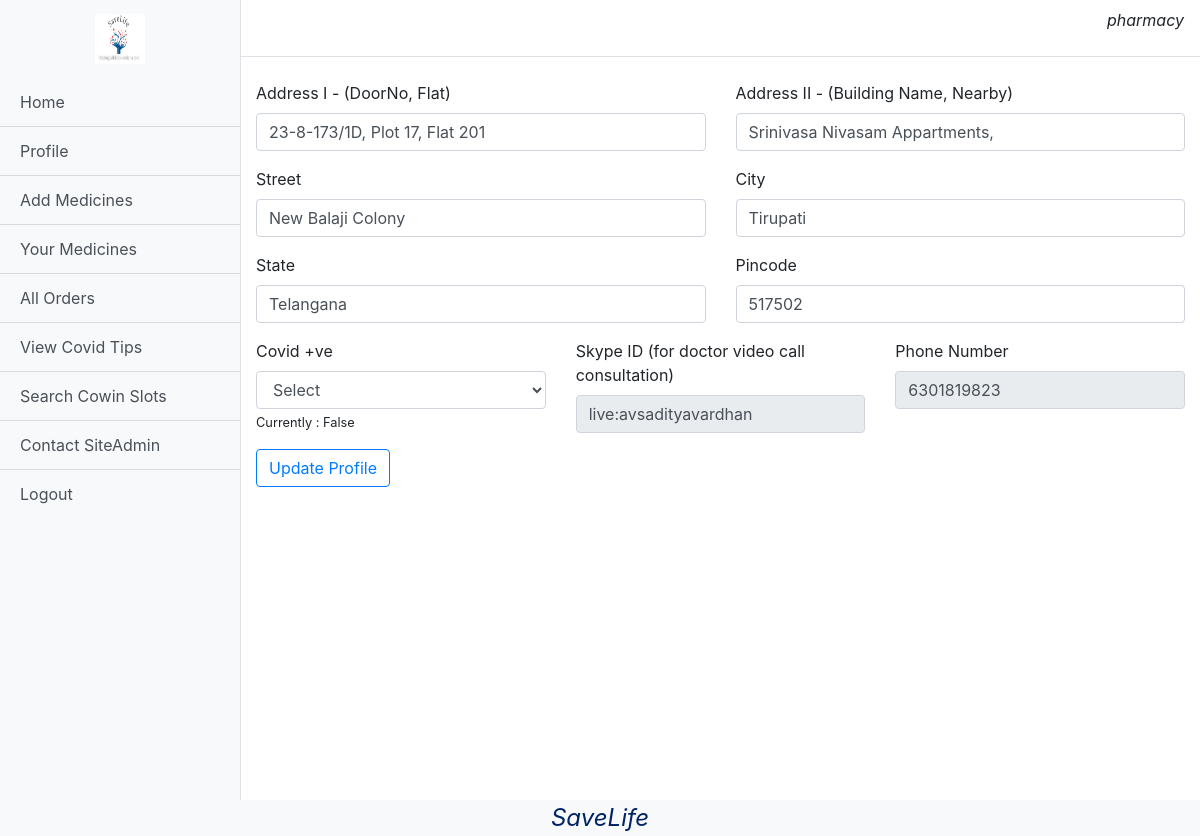
The page /addProfile (signed in) on the database its author committed.
### base/models.py (models this page shows, shortened)
class User(AbstractUser):
    type = models.CharField(max_length=10,choices=(("Patient","Patient"),("Doctor","Doctor"),("Donor","Donor"),("Pharmacy","Pharmacy")))

class Profile(models.Model):
    user = models.OneToOneField(User,on_delete=models.CASCADE)
    address1 = models.CharField(max_length=1000)
    address2 = models.CharField(max_length=1000)
    street =  models.CharField(max_length=1000)
    city = models.CharField(max_length=1000)
    state = models.CharField(max_length=1000)
    pincode = models.IntegerField()
    covid = models.BooleanField()
    skype = models.CharField(blank=True,max_length=200)
    mobile = models.BigIntegerField(null=True)

### base/views.py (the view, shortened to what this page needs)
# urls.py: path('addProfile',views.addProfile,name="addProfile"),
def addProfile(request):
    obj = Profile.objects.filter(user=request.user)
    if len(obj)==0:
        return render(request,str(request.user.type)+'/'+"addProfile.html")
    else:
        return render(request,str(request.user.type)+'/'+"updateProfile.html")

### templates/Pharmacy/updateProfile.html (shortened to what this page needs)
{%extends "Pharmacy/dashboard.html"%}
{%block content%}
<br>
<form action="/updateProfile" method="POST">
    <div class="row">
        <div class="col-sm">
            <div class="form-group">
                <label for="address1">Address I - (DoorNo, Flat)</label>
                <input type="text" class="form-control" name="address1" id="address1" value="{{request.user.profile.address1}}" required>
            </div>
        </div>
        <div class="col-sm">
            <div class="form-group">
                <label for="address2">Address II - (Building Name, Nearby)</label>
                <input type="text" class="form-control" name="address2" id="address2" value="{{request.user.profile.address2}}" required>
            </div>
        </div>
    </div>
    <div class="row">
        <div class="col-sm">
            <div class="form-group">
                <label for="street">Street</label>
                <input type="text" class="form-control" name="street" id="street" value="{{request.user.profile.street}}" required>
            </div>
        </div>
        <div class="col-sm">
            <div class="form-group">
                <label for="city">City</label>
                <input type="text" class="form-control" name="city" id="city" value="{{request.user.profile.city}}" required>
            </div>
        </div>
    </div>
    <div class="row">
        <div class="col-sm">
            <div class="form-group">
                <label for="state">State</label>
                <input type="text" class="form-control" name="state" id="state" value="{{request.user.profile.state}}" required>
            </div>
        </div>
        <div class="col-sm">
            <div class="form-group">
                <label for="pincode">Pincode</label>
                <input type="number" class="form-control" name="pincode" id="pincode" value="{{request.user.profile.pincode}}" required>
            </div>
        </div>
    </div>
    <div class="row">
        <div class="col-sm">
            <div class="form-group">
                <label for="covid">Covid +ve</label>
                <select name="covid" id="covid" class="form-control">
                    <option value="False">Select</option>
                </select>
                <small>Currently : {{request.user.profile.covid}}</small>
            </div>
        </div>
        <div class="col-sm">
            <div class="form-group">
                <label for="skype">Skype ID (for doctor video call consultation)</label>
                <input type="url" class="form-control" name="skype" id="skype" value="{{request.user.profile.skype}}" disabled>
            </div>
        </div>
        <div class="col-sm">
            <div class="form-group">
                <label for="mobile">Phone Number</label>
                <input type="number" class="form-control" name="mobile" id="mobile" value="{{request.user.profile.mobile}}" disabled>
            </div>
        </div>
    </div>
    <input type="submit" value="Update Profile" class="btn btn-outline-primary">
</form>
{%endblock%}

### templates/Pharmacy/dashboard.html (shortened to what this page needs)
{%load static%}
<!DOCTYPE html>
<html lang="en">
<head>
    <link rel="stylesheet" href="https://cdn.jsdelivr.net/npm/bootstrap@4.5.3/dist/css/bootstrap.min.css">
    <link rel="stylesheet" href="{% static 'css/dashboard.css' %}">
</head>
<body>
  <div class="d-flex" id="wrapper">
    <div class="bg-light border-right" id="sidebar-wrapper">
      <div class="sidebar-heading"><center><img src="{% static 'images/logo.jpg' %}" width="50px" height="50px"></center></div>
      <div class="list-group list-group-flush">
        <a href="/dashboard" class="list-group-item list-group-item-action bg-light">Home</a>
        <a href="/addProfile" class="list-group-item list-group-item-action bg-light">Profile</a>
        <a href="/pharmacy/addMedicine" class="list-group-item list-group-item-action bg-light">Add Medicines</a>
        <a href="/pharmacy/yourMedicine" class="list-group-item list-group-item-action bg-light">Your Medicines</a>
        <a href="/pharmacy/yourOrders" class="list-group-item list-group-item-action bg-light">All Orders</a>
        <a href="/covidTips" class="list-group-item list-group-item-action bg-light">View Covid Tips</a>
        <a href="/cowinSlot" class="list-group-item list-group-item-action bg-light">Search Cowin Slots</a>
        <a href="/contactAdmin" class="list-group-item list-group-item-action bg-light">Contact SiteAdmin</a>
        <a href="/logout" class="list-group-item list-group-item-action bg-light">Logout</a>
      </div>
    </div>
    <div id="page-content-wrapper">
      <nav class="navbar navbar-expand-lg navbar-light bg-transparent border-bottom">
        <button class="btn btn-link" id="menu-toggle"></button>
        <p class="justify-content-end ml-auto" style="font-style: oblique;">{{request.user.username}}</p>
      </nav>
      <div class="container-fluid">
            {%block content%}
            {%endblock%}
      </div>
    </div>
  </div>
  <div class="footer obq bg-light">
    SaveLife
</div>
</body>
</html>

### static/css/dashboard.css (style rules this page uses)
#wrapper { overflow-x: hidden; }
#sidebar-wrapper { min-height: 100vh; margin-left: -15rem; -webkit-transition: margin .25s ease-out; -moz-transition: margin .25s ease-out; -o-transition: margin .25s ease-out; transition: margin .25s ease-out; }
.footer { font-weight: 400; font-size: 1.3em; left: 0; bottom: 0; width: 100%; color: #002366; text-align: center; }
#sidebar-wrapper .sidebar-heading { padding: 0.875rem 1.25rem; font-size: 1.2rem; }
#sidebar-wrapper .list-group { width: 15rem; }
#page-content-wrapper { min-width: 100vw; }
@media (min-width: 768px) { #sidebar-wrapper { margin-left: 0; } }
@media (min-width: 768px) { #page-content-wrapper { min-width: 0; width: 100%; } }
.obq { font-style: oblique; font-size: 1.5em; text-align:center; }

### rows shown on the page
User: user.username "pharmacy", address1 "23-8-173/1D, Plot 17, Flat 201", address2 "Srinivasa Nivasam Appartments,", street "New Balaji Colony", city "Tirupati", state "Telangana", pincode "517502", user.profile.covid "False", skype "live:avsadityavardhan", mobile "6301819823"
